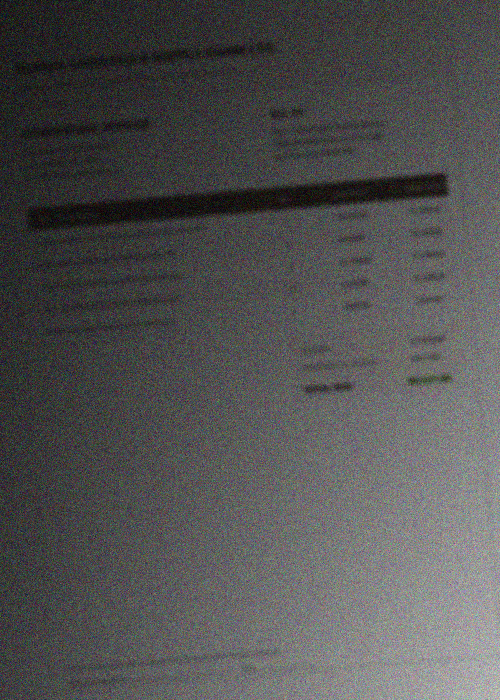
#> input picture backend/uploads/originals/3431b0fb-fce9-4abc-ae77-4ea62f456134_orig.png, 1000 x 1400 px (shown at 1/2 size)
$ python -i correction.py   (imports and definitions only)
#> lines starting #> are read from the running program, lines starting #| are printed output that depends on the picture
#> further down, picture is the input picture: shape (1400, 1000, 3); mean B, G, R 81.2, 81.4, 81.6
import math
from typing import Any, Dict, List, Optional, Tuple
import cv2
import numpy as np
from app.services.assessment import assess_document_image


# [67 lines left out: functions auto_orient_document, deskew_image, not called in this run]


def correct_illumination(
    image: np.ndarray,
    clip_limit: float = 2.0,
    tile_grid_size: int = 8,
    mean_val: float = 128.0,
    block_spread: float = 0.0,
    glare_pct: float = 0.0,
) -> Tuple[np.ndarray, Dict[str, Any]]:
    """
    Fixes lighting, shadows, glare, and contrast via CLAHE on L channel,
    Gaussian background division normalization for shadow removal, highlight compression, and gamma correction.
    """
#> called with clip_limit = 2, tile_grid_size = 8, mean_val = 128, block_spread = 0, glare_pct = 0
    is_color = len(image.shape) == 3
#> is_color = True
    if is_color:
        lab = cv2.cvtColor(image, cv2.COLOR_BGR2LAB)
#> lab: shape (1400, 1000, 3); mean of channels 0, 1, 2 91, 130.8, 129.5
        l_channel, a_channel, b_channel = cv2.split(lab)
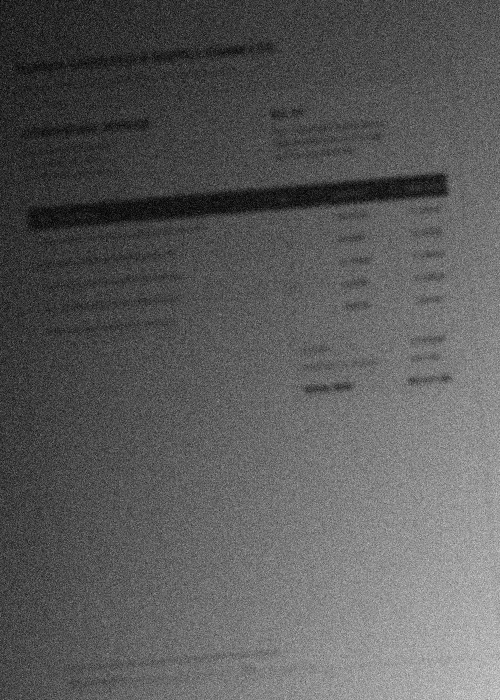
#> l_channel: shape (1400, 1000) (shown at 1/2 size); min 0, max 251, mean 91
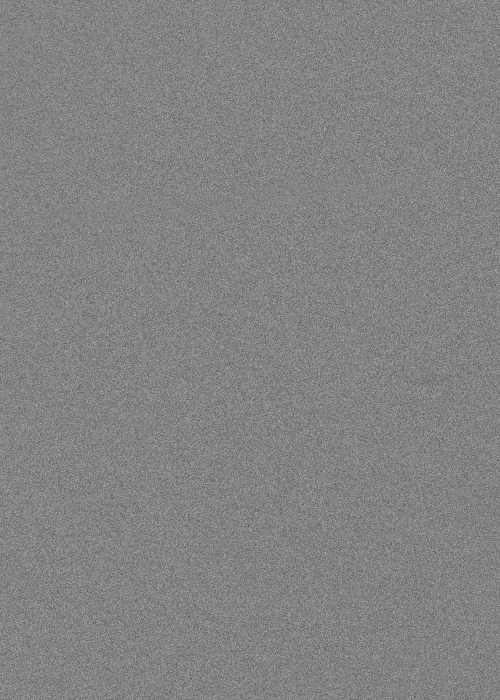
#> a_channel: shape (1400, 1000) (shown at 1/2 size); min 49, max 213, mean 130.8
        target = l_channel
    else:
        target = image.copy()

    # Step A: Glare attenuation / specular highlight compression
    if glare_pct > 0.3:
        glare_mask = target >= 246
        if np.any(glare_mask):
            target = target.copy()
            target[glare_mask] = np.clip(232 + (target[glare_mask].astype(np.float32) - 246) * 0.45, 0, 255).astype(np.uint8)

    # Step B: Shadow removal / background division normalization if uneven
    if block_spread > 25.0:
        # Estimate background illumination with large Gaussian blur
        ksize = 51 if max(target.shape) > 500 else 25
        bg = cv2.GaussianBlur(target, (ksize, ksize), 0)
        # Avoid division by zero
        bg = np.maximum(bg, 1)
        # Normalized division
        normalized = (target.astype(np.float32) / bg.astype(np.float32)) * 240.0
        target = np.clip(normalized, 0, 255).astype(np.uint8)

    # Step C: CLAHE (Contrast Limited Adaptive Histogram Equalization)
    clahe = cv2.createCLAHE(clipLimit=clip_limit, tileGridSize=(tile_grid_size, tile_grid_size))
    target = clahe.apply(target)
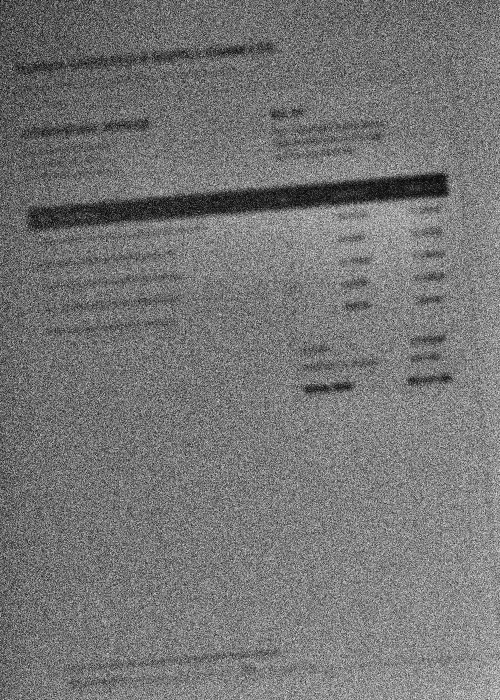
#> target: shape (1400, 1000) (shown at 1/2 size); min 0, max 254, mean 117.8

    # Step D: Adaptive Gamma correction for under/over-exposure
    curr_mean = float(np.mean(target))
#> curr_mean = 117.8
    gamma = 1.0
    if curr_mean < 110.0:
        gamma = max(0.55, curr_mean / 150.0)  # brighten dark images
    elif curr_mean > 210.0:
        gamma = min(1.45, curr_mean / 170.0)  # darken washed-out images

    if abs(gamma - 1.0) > 0.05:
        inv_gamma = 1.0 / gamma
        table = np.array([((i / 255.0) ** inv_gamma) * 255 for i in range(256)]).astype("uint8")
        target = cv2.LUT(target, table)

    # Reassemble image
    if is_color:
        merged_lab = cv2.merge([target, a_channel, b_channel])
#> merged_lab: shape (1400, 1000, 3); mean of channels 0, 1, 2 117.8, 130.8, 129.5
        corrected = cv2.cvtColor(merged_lab, cv2.COLOR_LAB2BGR)
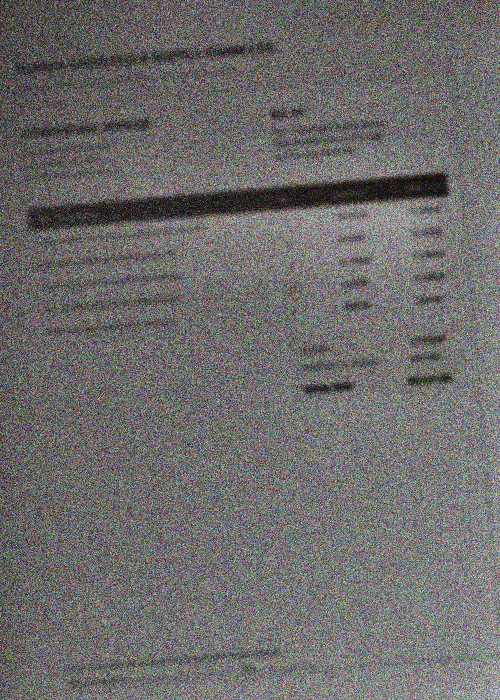
#> corrected: shape (1400, 1000, 3) (shown at 1/2 size); mean B, G, R 107.4, 108.5, 109.7
    else:
        corrected = target

    return corrected, {
        "applied": True,
        "clip_limit": clip_limit,
        "gamma": round(gamma, 2),
        "shadow_removal": block_spread > 25.0,
        "glare_attenuation": glare_pct > 0.3,
        "description": "Normalized illumination, attenuated glare highlights, cleared shadows, and tuned dynamic range with CLAHE",
    }


# [367 lines left out: functions denoise_document, sharpen_document, order_points, autocrop_document, binarize_document, auto_correct_document, not called in this run]

>>> import cv2
>>> picture = cv2.imread('../../uploads/originals/3431b0fb-fce9-4abc-ae77-4ea62f456134_orig.png')
>>> result = correct_illumination(picture)
